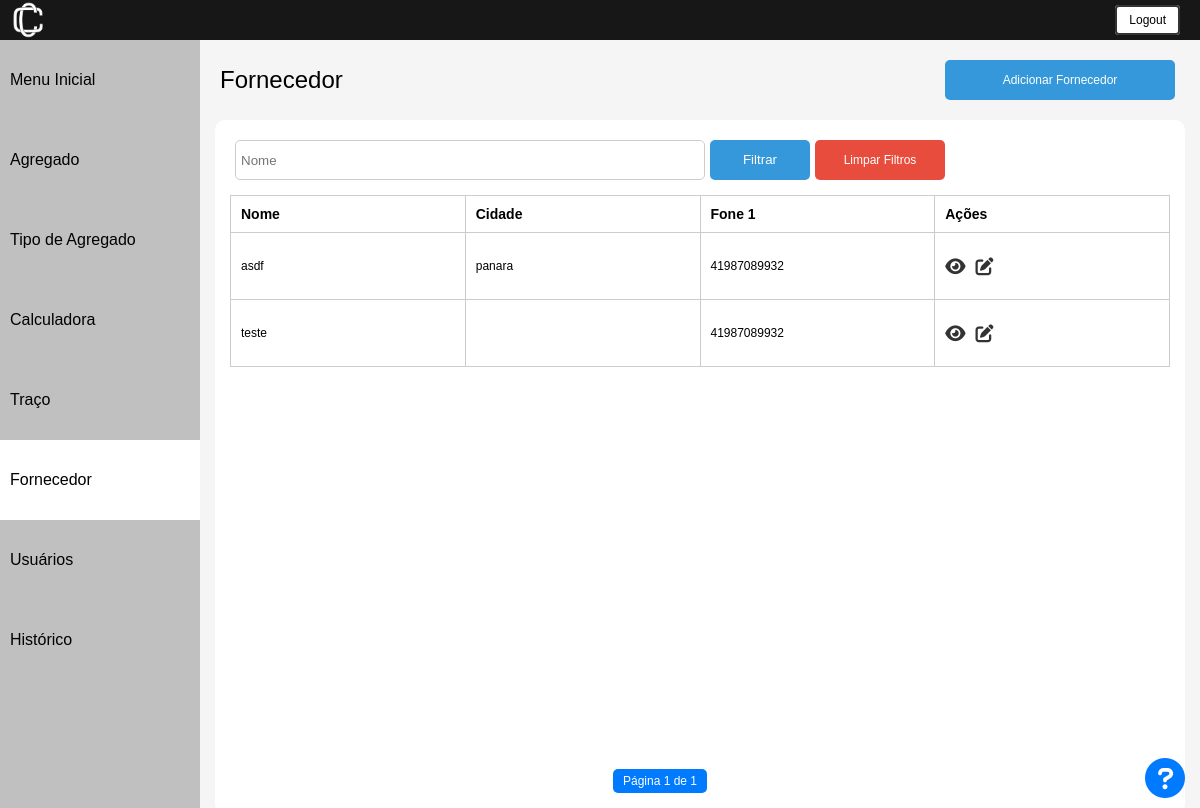
The page /fornecedor/ (signed in) on the database its author committed.
### usuarios/models.py (models this page shows, shortened)
class Fornecedor(models.Model):
    nome = models.CharField(max_length=50, unique=True)
    cidade = models.CharField(max_length=50, null=True)
    bairro = models.CharField(max_length=50, null=True)
    logradouro = models.CharField(max_length=50, null=True)
    CEP = models.CharField(max_length=15, validators=[validate_cep])
    complemento = models.CharField(max_length=150, null=True)
    cpf_cnpj = models.CharField(max_length=20, unique=True, validators=[validate_cpf_cnpj])
    fone_1 = models.CharField(max_length=20, validators=[validate_fone])
    fone_2 = models.CharField(max_length=20, validators=[validate_fone])
    ie = models.CharField(max_length=9, null=True, validators=[validate_ie])
    observacao = models.CharField(max_length=200, null=True)
    data_cadastro = models.DateTimeField(default=timezone.now)
    class Meta:
        db_table = "fornecedor"

### usuarios/decorators.py (the view)
        def wrapper_func(request, *args, **kwargs):
            group = None
            if request.user.groups.exists():
                group = request.user.groups.all()[0].name
            if group in allowed_roles:
                return view_func(request, *args, **kwargs)
            else:
                return HttpResponseRedirect(reverse('error_page'))

### usuarios/scripts.py (called while the page is built)
def get_user_group(request):
    return request.user.groups.all()[0].name

### usuarios/views.py (called while the page is built)
@login_required
@allowed_users(allowed_roles=['Administrador', 'Editor'])
def listar_fornecedor(request):
    fornecedores = Fornecedor.objects.all().order_by(Lower('nome'))
    paginator = Paginator(fornecedores, itens_por_pagina)
    page_number = request.GET.get("page")
    exibir_data = False
    context = {
        'page_obj': paginator.get_page(page_number),
        'exibir_data': exibir_data,
        'user_group': get_user_group(request)
    }
    return render(request, 'fornecedor/index.html', context)

### usuarios/templates/fornecedor/index.html (shortened to what this page needs)
{% extends 'base.html' %}
{% load static %}
{% block content %}
<html lang="pt-br">
<head>
    <link rel="stylesheet" href="{% static 'css/listar.css' %}">
    <link rel="stylesheet" href="https://cdnjs.cloudflare.com/ajax/libs/font-awesome/5.15.4/css/all.min.css">
</head>
<body>
     {% include "utils/header.html" %}
    <div class="container">
         {% include "utils/sidebar.html" %}
        <div class="content">
            <div class="cadastrar_btn">
                <a class="nome-pagina">Fornecedor</a>
                <a href="{% url 'cadastrar_fornecedor' %}" class="btn_cadastrar">Adicionar Fornecedor</a>
            </div>
            <div class = 'all-content'>
                {% with filtro_url='filtrar_fornecedores' %}
                    {% include "utils/filtrar.html" %}
                {% endwith %}
                <div class="lista">
                    <table>
                        <thead>
                            <tr>
                                <th>Nome</th>
                                <th>Cidade</th>
                                <th>Fone 1</th>
                                <th>Ações</th>
                            </tr>
                        </thead>
                        <tbody>
                            {% for fornecedor in page_obj %}
                                <tr>
                                    <td>{{ fornecedor.nome }}</td>
                                    <td>{{ fornecedor.cidade }}</td>
                                    <td>{{ fornecedor.fone_1 }}</td>
                                    <td class="align-right">
                                        <div class="btn-action-container">
                                            <a href="{% url 'inspecionar_fornecedor' fornecedor.id %}" class="btn-action"><i class="fa fa-eye"></i></a>
                                            <a href="{% url 'editar_fornecedor' fornecedor.id %}" class="btn-action"><i class="fa fa-edit"></i></a>
                                        </div>
                                    </td>
                                </tr>
                            {% endfor %}
                        </tbody>
                    </table>
                    {% include "utils/paginador.html" %}
                    {% with duvidas_link='https://calconc.readthedocs.io/pt/latest/files/fornecedor/main.html' %}
                    {% include "utils/duvidas.html" %}
                {% endwith %}
                </div>
            </div>
        </div>
    </div>
</body>
{% endblock %}

### usuarios/static/css/listar.css (style rules this page uses)
* { margin: 0; padding: 0; color: inherit; }
body { font-family: arial, helvetica, sans-serif; font-size: 12px; background: #F5F5F5; min-height: 100vh; }
.container { display: flex; min-height: 96%; max-height: 80vh; overflow-y: auto; }
.content { flex: 1; margin: 15px; }
.nome-pagina { text-align: left; font-size: 24px; }
.cadastrar_btn { display: flex; justify-content: space-between; align-items: center; padding: 5px; }
.btn_cadastrar { height: 40px; line-height: 40px; width: 200px; padding: 0px 15px; background-color: #3498db; color: #fff; border: none; border-radius: 5px; cursor: pointer; margin-right: 5px; text-decoration: none; display: flex; align-items: center; justify-content: center; }
.all-content { width: 100%; height:94%; background-color: white; border-radius: 10px; overflow: auto; margin-top: 15px; }
.lista { margin: 15px; }
.lista table { width: 100%; font-size: 14px; table-layout: fixed; border-collapse: collapse; border: 1px solid #ccc; }
.btn-action-container { display: flex; justify-content: left; gap: 10px; }
.btn-action { background: none; border: none; cursor: pointer; font-size: 18px; color: #333; padding: 0; transition: color 0.3s ease; }
.lista td { font-size: 12px; white-space: pre-line; width: 20%; }
.lista th, .lista td { padding: 10px; text-align: left; border: 1px solid #ccc; width: 18%; }

### rows shown on the page
Fornecedor: nome "asdf", cidade "panara", fone_1 "41987089932"
Fornecedor: nome "teste", fone_1 "41987089932"

### other values the page prints
{{ page_obj.number }} "1"
{{ page_obj.paginator.num_pages }} "1"
